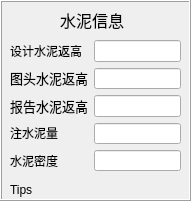
     <widget class="QFrame" name="frame_4">
      <property name="geometry">
       <rect>
        <x>460</x>
        <y>330</y>
        <width>191</width>
        <height>201</height>
       </rect>
      </property>
      <property name="styleSheet">
       <string notr="true">font: 10pt &quot;黑体&quot;;</string>
      </property>
      <property name="frameShape">
       <enum>QFrame::Box</enum>
      </property>
      <property name="frameShadow">
       <enum>QFrame::Raised</enum>
      </property>
      <widget class="QWidget" name="layoutWidget">
       <property name="geometry">
        <rect>
         <x>10</x>
         <y>40</y>
         <width>171</width>
         <height>131</height>
        </rect>
       </property>
       <property name="styleSheet">
        <string notr="true">font: 10pt &quot;黑体&quot;;</string>
       </property>
       <layout class="QGridLayout" name="gridLayout_13">
        <item row="0" column="1">
         <layout class="QVBoxLayout" name="verticalLayout_26">
          <item>
           <widget class="QLineEdit" name="lineEdit_69">
            <property name="styleSheet">
             <string notr="true">font: 10pt &quot;黑体&quot;;</string>
            </property>
           </widget>
          </item>
          <item>
           <widget class="QLineEdit" name="lineEdit_70">
            <property name="styleSheet">
             <string notr="true">font: 10pt &quot;黑体&quot;;</string>
            </property>
            <property name="text">
             <string/>
            </property>
           </widget>
          </item>
          <item>
           <widget class="QLineEdit" name="lineEdit_107">
            <property name="styleSheet">
             <string notr="true">font: 10pt &quot;黑体&quot;;</string>
            </property>
            <property name="text">
             <string/>
            </property>
           </widget>
          </item>
          <item>
           <widget class="QLineEdit" name="lineEdit_71">
            <property name="styleSheet">
             <string notr="true">font: 10pt &quot;黑体&quot;;</string>
            </property>
            <property name="text">
             <string/>
            </property>
           </widget>
          </item>
          <item>
           <widget class="QLineEdit" name="lineEdit_72">
            <property name="styleSheet">
             <string notr="true">font: 10pt &quot;黑体&quot;;</string>
            </property>
            <property name="text">
             <string/>
            </property>
           </widget>
          </item>
         </layout>
        </item>
        <item row="0" column="0">
         <layout class="QVBoxLayout" name="verticalLayout_25">
          <item>
           <widget class="QLabel" name="label_64">
            <property name="styleSheet">
             <string notr="true">font: 10pt &quot;黑体&quot;;</string>
            </property>
            <property name="text">
             <string>设计水泥返高</string>
            </property>
           </widget>
          </item>
          <item>
           <widget class="QLabel" name="label_65">
            <property name="font">
             <font>
              <family>黑体</family>
              <pointsize>10</pointsize>
              <weight>50</weight>
              <italic>false</italic>
              <bold>false</bold>
              <underline>false</underline>
             </font>
            </property>
            <property name="styleSheet">
             <string notr="true">font: 10pt &quot;黑体&quot;;</string>
            </property>
            <property name="text">
             <string>图头水泥返高</string>
            </property>
           </widget>
          </item>
          <item>
           <widget class="QLabel" name="label_87">
            <property name="font">
             <font>
              <family>黑体</family>
              <pointsize>10</pointsize>
              <weight>50</weight>
              <italic>false</italic>
              <bold>false</bold>
              <underline>false</underline>
             </font>
            </property>
            <property name="styleSheet">
             <string notr="true">font: 10pt &quot;黑体&quot;;</string>
            </property>
            <property name="text">
             <string>报告水泥返高</string>
            </property>
           </widget>
          </item>
          <item>
           <widget class="QLabel" name="label_66">
            <property name="styleSheet">
             <string notr="true">font: 10pt &quot;黑体&quot;;</string>
            </property>
            <property name="text">
             <string>注水泥量</string>
            </property>
           </widget>
          </item>
          <item>
           <widget class="QLabel" name="label_67">
            <property name="styleSheet">
             <string notr="true">font: 10pt &quot;黑体&quot;;</string>
            </property>
            <property name="text">
             <string>水泥密度</string>
            </property>
           </widget>
          </item>
         </layout>
        </item>
       </layout>
      </widget>
      <widget class="QLabel" name="label_47">
       <property name="geometry">
        <rect>
         <x>60</x>
         <y>10</y>
         <width>71</width>
         <height>20</height>
        </rect>
       </property>
       <property name="font">
        <font>
         <family>黑体</family>
         <pointsize>12</pointsize>
         <weight>50</weight>
         <italic>false</italic>
         <bold>false</bold>
        </font>
       </property>
       <property name="styleSheet">
        <string notr="true">font: 12pt &quot;黑体&quot;;</string>
       </property>
       <property name="text">
        <string>水泥信息</string>
       </property>
      </widget>
      <widget class="QLabel" name="label_134">
       <property name="geometry">
        <rect>
         <x>10</x>
         <y>179</y>
         <width>171</width>
         <height>21</height>
        </rect>
       </property>
       <property name="styleSheet">
        <string notr="true">font: 10pt &quot;黑体&quot;;</string>
       </property>
       <property name="text">
        <string>Tips</string>
       </property>
      </widget>
     </widget>
